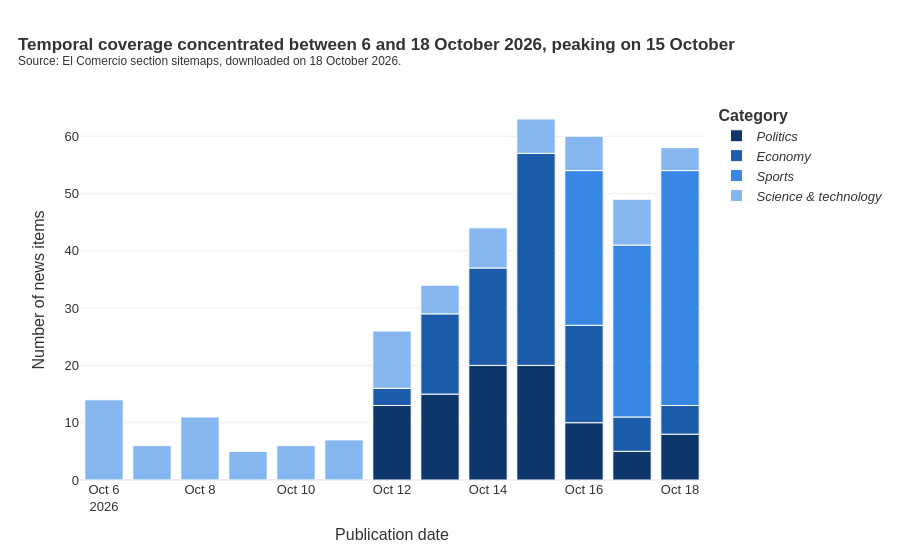

The notebook cell saved with this chart:
### Markdown cell above
The four categories exhibit a nearly balanced distribution, with a maximum difference of only eight items between Economy (99) and Politics (91); the color gradient reinforces this reading, insofar as darker shades denote larger categories. This balance is methodologically relevant: since no category clearly dominates the dataset, the classifier trained in Part 2 is less likely to favor a majority class, and macro-averaged metrics will therefore provide a fair assessment of its performance across all categories.

### Code cell
noticias_por_fecha = noticias.groupby(["fecha", "categoria"]).size().reset_index(name="noticias")

fig = px.bar(
    noticias_por_fecha, x="fecha", y="noticias", color="categoria",
    color_discrete_map=colores_categorias,
    category_orders={"categoria": orden_categorias},
    labels={"fecha": "Publication date", "noticias": "Number of news items", "categoria": "Category"},
    title="<b>Temporal coverage concentrated between 6 and 18 October 2026, peaking on 15 October</b><br>" + fuente_grafico,
)
# A thin white line separates the stacked segments.
fig.update_traces(marker_line_color="white", marker_line_width=1)
aplicar_estilo(fig).show()

### Figure 1 — Plotly figure (JSON) as saved in the notebook; plotly's stock layout.template omitted (floating-point values rounded to 4 significant figures)
{"data": [{"hovertemplate": "Category=<i>Politics</i><br>Publication date=%{x}<br>Number of news items=%{y}<extra></extra>", "legendgroup": "<i>Politics</i>", "marker": {"color": "#0d366b", "line": {"color": "white", "width": 1}, "pattern": {"shape": ""}}, "name": "<i>Politics</i>", "orientation": "v", "showlegend": true, "textposition": "auto", "type": "bar", "x": ["2026-10-12", "2026-10-13", "2026-10-14", "2026-10-15", "2026-10-16", "2026-10-17", "2026-10-18"], "xaxis": "x", "y": [13, 15, 20, 20, 10, 5, 8], "yaxis": "y"}, {"hovertemplate": "Category=<i>Economy</i><br>Publication date=%{x}<br>Number of news items=%{y}<extra></extra>", "legendgroup": "<i>Economy</i>", "marker": {"color": "#1c5cab", "line": {"color": "white", "width": 1}, "pattern": {"shape": ""}}, "name": "<i>Economy</i>", "orientation": "v", "showlegend": true, "textposition": "auto", "type": "bar", "x": ["2026-10-12", "2026-10-13", "2026-10-14", "2026-10-15", "2026-10-16", "2026-10-17", "2026-10-18"], "xaxis": "x", "y": [3, 14, 17, 37, 17, 6, 5], "yaxis": "y"}, {"hovertemplate": "Category=<i>Sports</i><br>Publication date=%{x}<br>Number of news items=%{y}<extra></extra>", "legendgroup": "<i>Sports</i>", "marker": {"color": "#3987e5", "line": {"color": "white", "width": 1}, "pattern": {"shape": ""}}, "name": "<i>Sports</i>", "orientation": "v", "showlegend": true, "textposition": "auto", "type": "bar", "x": ["2026-10-16", "2026-10-17", "2026-10-18"], "xaxis": "x", "y": [27, 30, 41], "yaxis": "y"}, {"hovertemplate": "Category=<i>Science & technology</i><br>Publication date=%{x}<br>Number of news items=%{y}<extra></extra>", "legendgroup": "<i>Science & technology</i>", "marker": {"color": "#86b6ef", "line": {"color": "white", "width": 1}, "pattern": {"shape": ""}}, "name": "<i>Science & technology</i>", "orientation": "v", "showlegend": true, "textposition": "auto", "type": "bar", "x": ["2026-10-06", "2026-10-07", "2026-10-08", "2026-10-09", "2026-10-10", "2026-10-11", "2026-10-12", "2026-10-13", "2026-10-14", "2026-10-15", "2026-10-16", "2026-10-17", "2026-10-18"], "xaxis": "x", "y": [14, 6, 11, 5, 6, 7, 10, 5, 7, 6, 6, 8, 4], "yaxis": "y"}], "layout": {"barmode": "relative", "coloraxis": {"showscale": false}, "font": {"color": "#333333", "family": "Arial", "size": 13}, "legend": {"title": {"text": "<b>Category</b>"}, "tracegroupgap": 0}, "margin": {"t": 100}, "title": {"font": {"size": 17}, "text": "<b>Temporal coverage concentrated between 6 and 18 October 2026, peaking on 15 October</b><br><sup>Source: El Comercio section sitemaps, downloaded on 18 October 2026.</sup>", "x": 0.02, "xanchor": "left"}, "xaxis": {"anchor": "y", "domain": [0, 1], "showgrid": false, "title": {"text": "Publication date"}}, "yaxis": {"anchor": "x", "domain": [0, 1], "gridcolor": "#eeeeee", "title": {"text": "Number of news items"}}}}
